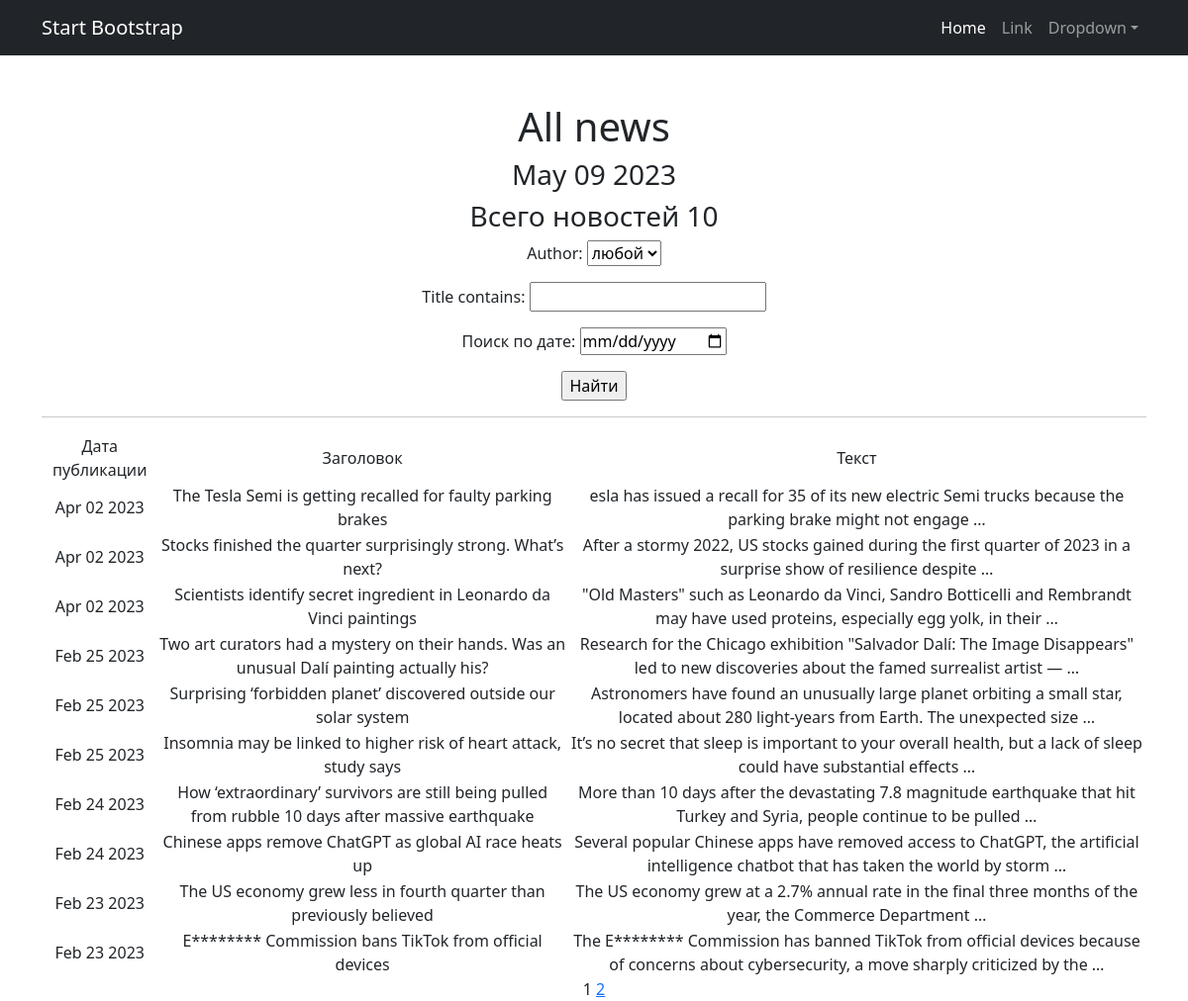
The page /news/ on the database as committed earlier.
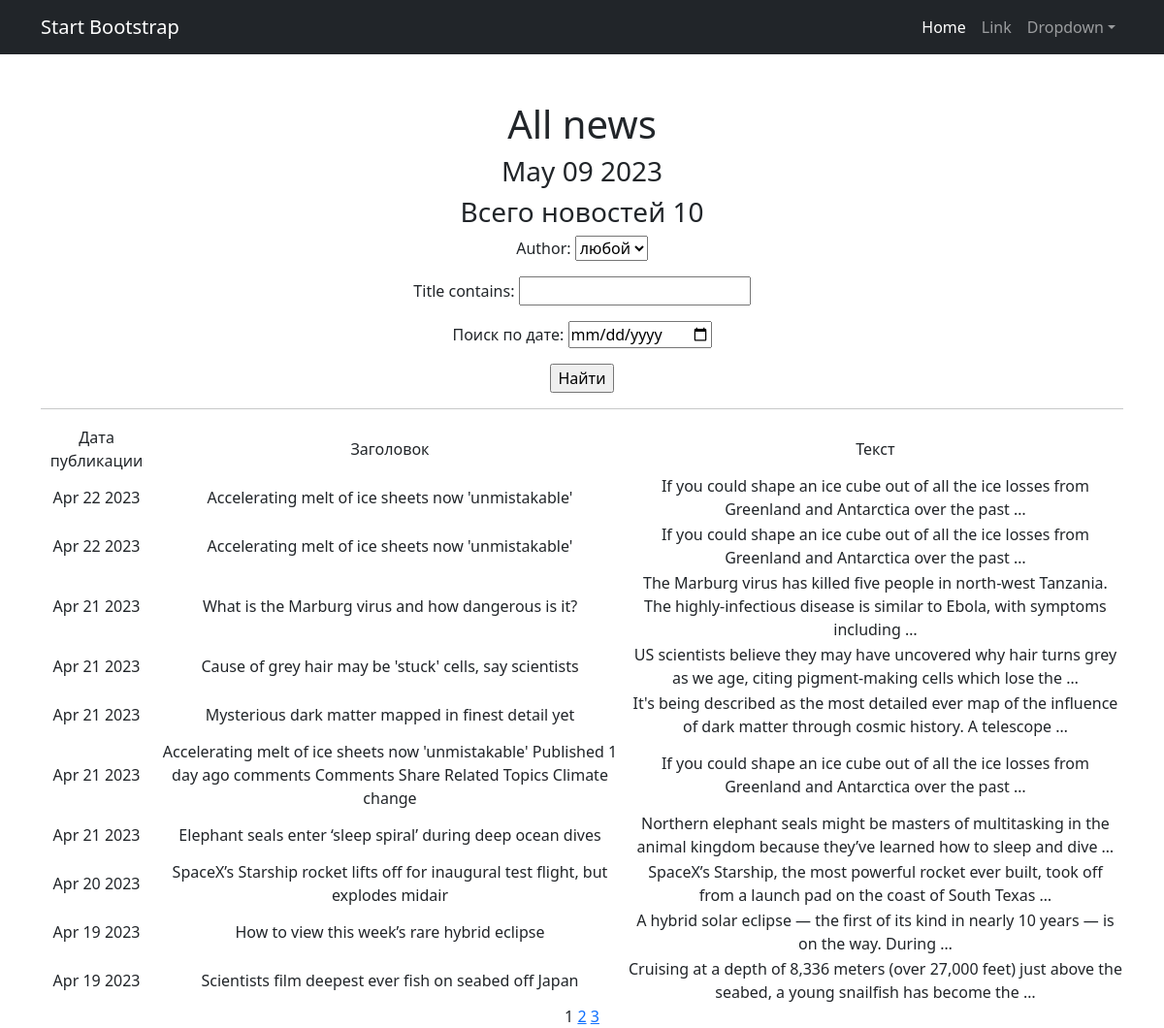
The same page on the database as committed later.
### news_portal/models.py (models this page shows, shortened)
class Post(models.Model):
    news = "NS"
    article = "AC"
    TYPE = [
        (news, 'News'),
        (article, 'Article')
    ]
    author = models.ForeignKey("Author", on_delete=models.CASCADE)
    type = models.CharField(max_length=2, choices=TYPE, default=news)
    post_time_in = models.DateTimeField(auto_now_add=True)
    category = models.ManyToManyField("Category", through="PostCategory")
    title = models.CharField(max_length=255)
    post_text = models.TextField()
    post_rating = models.FloatField(default=0.0)

### news_portal/views.py (the view)
# urls.py: path('', (NewsList.as_view()), name='news_list'),
class NewsList(ListView):
    model = Post
    ordering = '-post_time_in'
    template_name = 'news.html'
    context_object_name = 'news'
    paginate_by = 10
    def get_queryset(self):
        queryset = super().get_queryset()
        self.filterset = PostFilter(self.request.GET, queryset)
        return self.filterset.qs
    def get_context_data(self, **kwargs):
        context = super().get_context_data(**kwargs)
        context['filterset'] = self.filterset
        return context

### news_portal/models.py (called while the page is built)
    def __str__(self):
        return self.user.username

### news_portal/templatetags/news_filters.py (called while the page is built)
@register.filter()
def cenzor(value):
    mat = ['idiot', 'fizz', 'nasty', 'euro']
    word = ''
    text = value.split()
    for i in range(len(text)):
        for j in mat:
            if j in text[i].lower():
                for c in (text[i]):
                    word += '*' if c.isalpha() else c
                    text[i] = text[i][0] + word
    return ' '.join(text)

### news_portal/templatetags/news_tags.py (called while the page is built)
@register.simple_tag()
def current_time(format_string='%b %d %Y'):
   return datetime.utcnow().strftime(format_string)

@register.simple_tag(takes_context=True)
def url_replace(context, **kwargs):
   d = context['request'].GET.copy()
   for k, v in kwargs.items():
       d[k] = v
   return d.urlencode()

### templates/news.html (shortened to what this page needs)
{% extends 'flatpages/default.html' %}
{% load news_filters %}
{% load news_tags %}
{% block content %}
    <h1>All news</h1>
    <h3>{% current_time '%b %d %Y' %}</h3>
    <h3>Всего новостей {{ news | length }}</h3>
    <form action="" method="get">
        {{ filterset.form.as_p }}
        <input type="submit" value="Найти" />
    </form>
    <hr>
    {% if news %}
       <table>
           <tr>
               <td>Дата публикации</td>
               <td>Заголовок</td>
               <td>Текст</td>
           </tr>
           {% for post in news %}
           <tr>
               <td>{{ post.post_time_in | date:'M d Y' }}</td>
               <td>{{ post.title | cenzor }}</td>
               <td>{{ post.post_text | truncatewords:20 | cenzor }}</td>
           </tr>
           {% endfor %}
       </table>
   {% else %}
       <h2>Актульных новостей нет</h2>
   {% endif %}
   {{ page_obj.number }}
   {% if page_obj.has_next %}
       <a href="?{% url_replace page=page_obj.next_page_number %}">{{ page_obj.next_page_number }}</a>
       {% if paginator.num_pages != page_obj.next_page_number %}
           <a href="?{% url_replace page=page_obj.paginator.num_pages %}">{{ page_obj.paginator.num_pages }}</a>
       {% endif %}
   {% endif %}
{% endblock content %}

Rows that differ between the two databases and show on the page:
no longer on this page (row unchanged): Post: post_time_in "Apr 02 2023", title|cenzor "The Tesla Semi is getting recalled for faulty parking brakes", post_text|cenzor "esla has issued a recall for 35 of its new electric Semi trucks because the parking brake might not engage …"
no longer on this page (row unchanged): Post: post_time_in "Apr 02 2023", title|cenzor "Stocks finished the quarter surprisingly strong. What’s next?", post_text|cenzor "After a stormy 2022, US stocks gained during the first quarter of 2023 in a surprise show of resilience despite …"
no longer on this page (row unchanged): Post: post_time_in "Apr 02 2023", title|cenzor "Scientists identify secret ingredient in Leonardo da Vinci paintings", post_text|cenzor "\"Old Masters\" such as Leonardo da Vinci, Sandro Botticelli and Rembrandt may have used proteins, especially egg yolk, in their …"
no longer on this page (row unchanged): Post: post_time_in "Feb 25 2023", title|cenzor "Two art curators had a mystery on their hands. Was an unusual Dalí painting actually his?", post_text|cenzor "Research for the Chicago exhibition \"Salvador Dalí: The Image Disappears\" led to new discoveries about the famed surrealist artist — …"
no longer on this page (row unchanged): Post: post_time_in "Feb 25 2023", title|cenzor "Surprising ‘forbidden planet’ discovered outside our solar system", post_text|cenzor "Astronomers have found an unusually large planet orbiting a small star, located about 280 light-years from Earth. The unexpected size …"
no longer on this page (row unchanged): Post: post_time_in "Feb 25 2023", title|cenzor "Insomnia may be linked to higher risk of heart attack, study says", post_text|cenzor "It’s no secret that sleep is important to your overall health, but a lack of sleep could have substantial effects …"
no longer on this page (row unchanged): Post: post_time_in "Feb 24 2023", title|cenzor "How ‘extraordinary’ survivors are still being pulled from rubble 10 days after massive earthquake", post_text|cenzor "More than 10 days after the devastating 7.8 magnitude earthquake that hit Turkey and Syria, people continue to be pulled …"
no longer on this page (row unchanged): Post: post_time_in "Feb 24 2023", title|cenzor "Chinese apps remove ChatGPT as global AI race heats up", post_text|cenzor "Several popular Chinese apps have removed access to ChatGPT, the artificial intelligence chatbot that has taken the world by storm …"
no longer on this page (row unchanged): Post: post_time_in "Feb 23 2023", title|cenzor "The US economy grew less in fourth quarter than previously believed", post_text|cenzor "The US economy grew at a 2.7% annual rate in the final three months of the year, the Commerce Department …"
no longer on this page (row unchanged): Post: post_time_in "Feb 23 2023", title|cenzor "E******** Commission bans TikTok from official devices", post_text|cenzor "The E******** Commission has banned TikTok from official devices because of concerns about cybersecurity, a move sharply criticized by the …"
added Post: post_time_in "Apr 22 2023", title|cenzor "Accelerating melt of ice sheets now 'unmistakable'", post_text|cenzor "If you could shape an ice cube out of all the ice losses from Greenland and Antarctica over the past …"
added Post: post_time_in "Apr 22 2023", title|cenzor "Accelerating melt of ice sheets now 'unmistakable'", post_text|cenzor "If you could shape an ice cube out of all the ice losses from Greenland and Antarctica over the past …"
added Post: post_time_in "Apr 21 2023", title|cenzor "What is the Marburg virus and how dangerous is it?", post_text|cenzor "The Marburg virus has killed five people in north-west Tanzania. The highly-infectious disease is similar to Ebola, with symptoms including …"
added Post: post_time_in "Apr 21 2023", title|cenzor "Cause of grey hair may be 'stuck' cells, say scientists", post_text|cenzor "US scientists believe they may have uncovered why hair turns grey as we age, citing pigment-making cells which lose the …"
added Post: post_time_in "Apr 21 2023", title|cenzor "Mysterious dark matter mapped in finest detail yet", post_text|cenzor "It's being described as the most detailed ever map of the influence of dark matter through cosmic history. A telescope …"
added Post: post_time_in "Apr 21 2023", title|cenzor "Accelerating melt of ice sheets now 'unmistakable' Published 1 day ago comments Comments Share Related Topics Climate change", post_text|cenzor "If you could shape an ice cube out of all the ice losses from Greenland and Antarctica over the past …"
added Post: post_time_in "Apr 21 2023", title|cenzor "Elephant seals enter ‘sleep spiral’ during deep ocean dives", post_text|cenzor "Northern elephant seals might be masters of multitasking in the animal kingdom because they’ve learned how to sleep and dive …"
added Post: post_time_in "Apr 20 2023", title|cenzor "SpaceX’s Starship rocket lifts off for inaugural test flight, but explodes midair", post_text|cenzor "SpaceX’s Starship, the most powerful rocket ever built, took off from a launch pad on the coast of South Texas …"
added Post: post_time_in "Apr 19 2023", title|cenzor "How to view this week’s rare hybrid eclipse", post_text|cenzor "A hybrid solar eclipse — the first of its kind in nearly 10 years — is on the way. During …"
added Post: post_time_in "Apr 19 2023", title|cenzor "Scientists film deepest ever fish on seabed off Japan", post_text|cenzor "Cruising at a depth of 8,336 meters (over 27,000 feet) just above the seabed, a young snailfish has become the …"
Other text that changed with them:
{{ page_obj.paginator.num_pages }}: (not shown) → "3"
